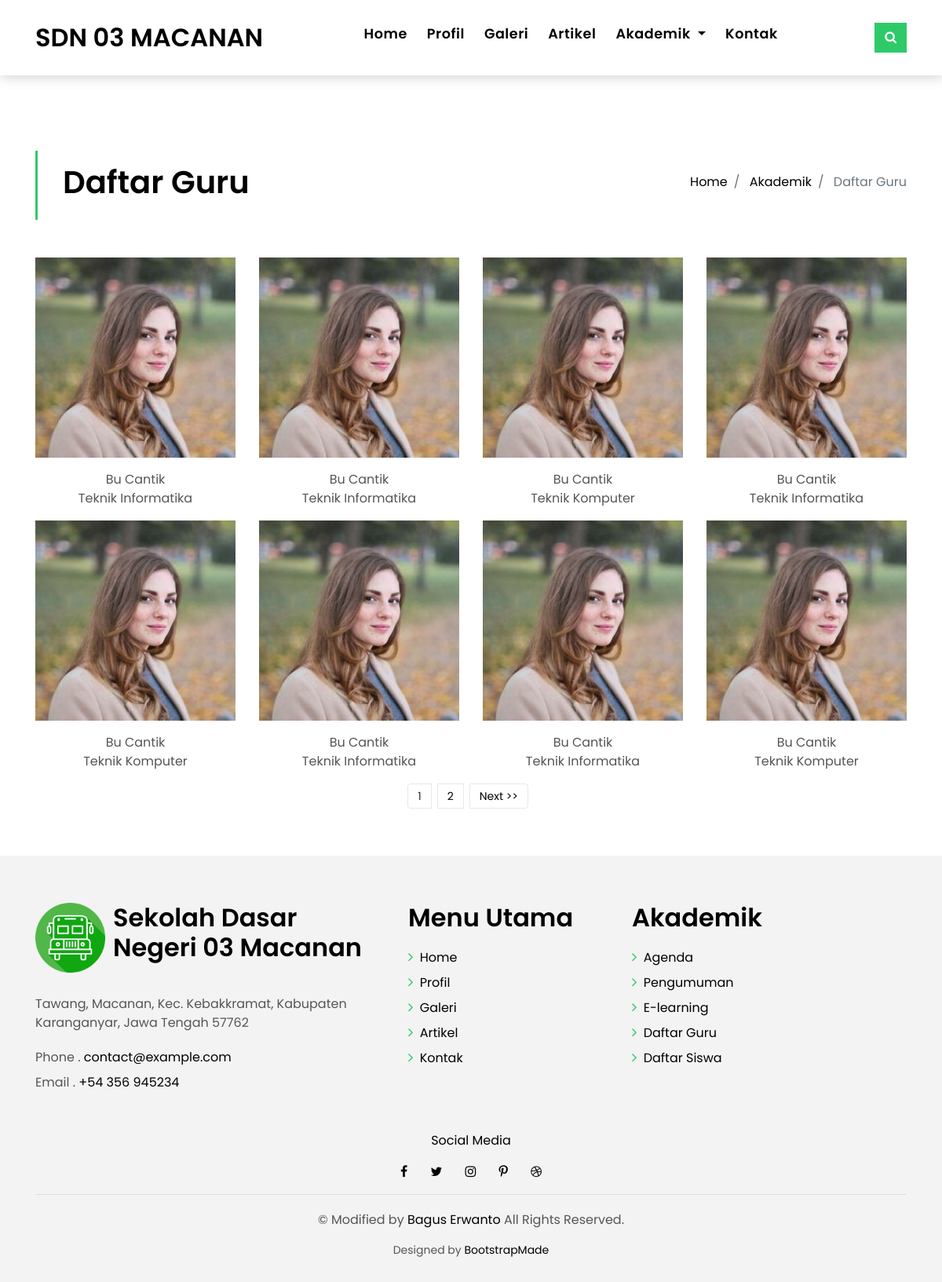
/index.php/guru, run on the app's committed database.
### tables this page shows
CREATE TABLE `tbl_guru` (
  `guru_id` int(11) NOT NULL,
  `guru_nip` varchar(30) DEFAULT NULL,
  `guru_nama` varchar(70) DEFAULT NULL,
  `guru_jenkel` varchar(2) DEFAULT NULL,
  `guru_tmp_lahir` varchar(80) DEFAULT NULL,
  `guru_tgl_lahir` varchar(80) DEFAULT NULL,
  `guru_mapel` varchar(120) DEFAULT NULL,
  `guru_photo` varchar(40) DEFAULT NULL,
  `guru_tgl_input` timestamp NULL DEFAULT current_timestamp()
);

### index.php (called while the page is built, shortened)
<?php
require_once BASEPATH.'core/CodeIgniter.php';

### application/models/M_guru.php (called while the page is built, shortened)
<?php
class M_guru extends CI_Model{
	function guru_perpage($offset,$limit){
		$hsl=$this->db->query("SELECT * FROM tbl_guru limit $offset,$limit");
		return $hsl;
	}
}

### application/views/depan/v_guru.php (the view, shortened to what this page needs)
<!DOCTYPE html>
<html lang="en">
<head>
    <link href="<?php echo base_url() . 'assets/lib/bootstrap/css/bootstrap.min.css' ?>" rel="stylesheet">
    <link href="<?php echo base_url() . 'assets/lib/font-awesome/css/font-awesome.min.css' ?>" rel="stylesheet">
    <link href="<?php echo base_url() . 'assets/lib/animate/animate.min.css' ?>" rel="stylesheet">
    <link href="<?php echo base_url() . 'assets/lib/ionicons/css/ionicons.min.css' ?>" rel="stylesheet">
    <link href="<?php echo base_url() . 'assets/lib/owlcarousel/assets/owl.carousel.min.css' ?>" rel="stylesheet">
    <link href="<?php echo base_url() . 'assets/css/style.css' ?>" rel="stylesheet">
</head>
<body>
    <nav class="navbar navbar-default navbar-expand-lg fixed-top navbar-reduce">
        <div class="container">
            <a class="navbar-brand-nav text-brand" href="<?php echo site_url(''); ?>" color-b>SDN 03 MACANAN</span></a>
            <div class="navbar-collapse collapse justify-content-center" id="navbarDefault">
                <ul class="navbar-nav">
                    <li class="nav-item">
                        <a class="nav-link" href="<?php echo site_url(''); ?>">Home</a>
                    </li>
                    <li class="nav-item">
                        <a class="nav-link" href="<?php echo site_url('about'); ?>">Profil</a>
                    </li>
                    <li class="nav-item">
                        <a class="nav-link" href="<?php echo site_url('galeri'); ?>">Galeri</a>
                    </li>
                    <li class="nav-item">
                        <a class="nav-link" href="<?php echo site_url('blog'); ?>">Artikel</a>
                    </li>
                    <li class="nav-item dropdown">
                        <a class="nav-link dropdown-toggle" href="#" id="navbarDropdown" role="button"
                            data-toggle="dropdown" aria-haspopup="true" aria-expanded="false">
                            Akademik
                        </a>
                    </li>
                    <li class="nav-item">
                        <a class="nav-link" href="<?php echo site_url('contact'); ?>">Kontak</a>
                    </li>
                </ul>
            </div>
            <button type="button" class="btn btn-b-n navbar-toggle-box-collapse d-none d-md-block"
                data-toggle="collapse" data-target="#navbarTogglerDemo01" aria-expanded="false">
                <span class="fa fa-search" aria-hidden="true"></span>
            </button>
        </div>
    </nav>
    <section class="intro-single">
        <div class="container">
            <div class="row">
                <div class="col-md-12 col-lg-8">
                    <div class="title-single-box">
                        <h1 class="title-single">Daftar Guru</h1>
                    </div>
                </div>
                <div class="col-md-12 col-lg-4">
                    <nav aria-label="breadcrumb" class="breadcrumb-box d-flex justify-content-lg-end">
                        <ol class="breadcrumb">
                            <li class="breadcrumb-item">
                                <a href="<?php echo site_url(''); ?>">Home</a>
                            </li>
                            <li class="breadcrumb-item">
                                <a href="#">Akademik </a>
                            </li>
                            <li class="breadcrumb-item active" aria-current="page">
                                Daftar Guru
                            </li>
                        </ol>
                    </nav>
                </div>
            </div>
        </div>
    </section>
    <section class="our-teachers">
        <div class="container">
            <div class="row">
                <?php foreach ($data->result() as $row) : ?>
                <div class="col-xs-12 col-sm-6 col-md-3">
                    <div class="admission_insruction">
                        <?php if (empty($row->guru_photo)) : ?>
                        <img src="<?php echo base_url() . 'assets/images/blank.png'; ?>" class="img-fluid" alt="#">
                        <?php else : ?>
                        <img src="<?php echo base_url() . 'assets/images/' . $row->guru_photo; ?>" class="img-fluid"
                            alt="#">
                        <?php endif; ?>
                        <p class="text-center mt-3"><span><?php echo $row->guru_nama; ?></span>
                            <br>
                            <?php echo $row->guru_mapel; ?></p>
                    </div>
                </div>
                <?php endforeach; ?>
            </div>
            <nav><?php echo $page; ?></nav>
        </div>
    </section>
    <section class="section-footer">
        <div class="container">
            <div class="row">
                <div class="col-sm-12 col-md-5">
                    <div class="widget-a">
                        <div class="w-header-a">
                            <img src="<?php echo base_url() . 'assets/img/sd.png' ?>" class="img-fluid"
                                style="float: left; margin-right: 10px; max-width: 20%;">
                            <h3 class="w-title-a text-brand">Sekolah Dasar Negeri 03 Macanan</h3></br>
                        </div>
                        <div class="w-body-a">
                            <p class="w-text-a color-text-a">
                                Tawang, Macanan, Kec. Kebakkramat, Kabupaten Karanganyar, Jawa Tengah 57762
                            </p>
                        </div>
                        <div class="w-footer-a">
                            <ul class="list-unstyled">
                                <li class="color-a">
                                    <span class="color-text-a">Phone .</span> contact@example.com</li>
                                <li class="color-a">
                                    <span class="color-text-a">Email .</span> +54 356 945234</li>
                            </ul>
                        </div>
                    </div>
                </div>
                <div class="col-sm-12 col-md-3 section-md-t3">
                    <div class="widget-a">
                        <div class="w-header-a">
                            <h3 class="w-title-a text-brand">Menu Utama</h3>
                        </div>
                        <div class="w-body-a">
                            <div class="w-body-a">
                                <ul class="list-unstyled">
                                    <li class="item-list-a">
                                        <i class="fa fa-angle-right"></i> <a href="<?php echo site_url(''); ?>">Home</a>
                                    </li>
                                    <li class="item-list-a">
                                        <i class="fa fa-angle-right"></i> <a
                                            href="<?php echo site_url('about'); ?>">Profil</a>
                                    </li>
                                    <li class="item-list-a">
                                        <i class="fa fa-angle-right"></i> <a
                                            href="<?php echo site_url('galeri'); ?>">Galeri</a>
                                    </li>
                                    <li class="item-list-a">
                                        <i class="fa fa-angle-right"></i> <a
                                            href="<?php echo site_url('blog'); ?>">Artikel</a>
                                    </li>
                                    <li class="item-list-a">
                                        <i class="fa fa-angle-right"></i> <a
                                            href="<?php echo site_url('contact'); ?>">Kontak</a>
                                    </li>
                                </ul>
                            </div>
                        </div>
                    </div>
                </div>
                <div class="col-sm-12 col-md-4 section-md-t3">
                    <div class="widget-a">
                        <div class="w-header-a">
                            <h3 class="w-title-a text-brand">Akademik</h3>
                        </div>
                        <div class="w-body-a">
                            <ul class="list-unstyled">
                                <li class="item-list-a">
                                    <i class="fa fa-angle-right"></i> <a
                                        href="<?php echo site_url('agenda'); ?>">Agenda</a>
                                </li>
                                <li class="item-list-a">
                                    <i class="fa fa-angle-right"></i> <a
                                        href="<?php echo site_url('pengumuman'); ?>">Pengumuman</a>
                                </li>
                                <li class="item-list-a">
                                    <i class="fa fa-angle-right"></i> <a
                                        href="<?php echo site_url('learning'); ?>">E-learning</a>
                                </li>
                                <li class="item-list-a">
                                    <i class="fa fa-angle-right"></i> <a href="<?php echo site_url('guru'); ?>">Daftar
                                        Guru</a>
                                </li>
                                <li class="item-list-a">
                                    <i class="fa fa-angle-right"></i> <a href="<?php echo site_url('siswa'); ?>">Daftar
                                        Siswa</a>
                                </li>
                            </ul>
                        </div>
                    </div>
                </div>
            </div>
        </div>
    </section>
    <footer>
        <div class="container">
            <div class="row">
                <div class="col-md-12">
                    <nav class="nav-footer">
                        <ul class="list-inline">
                            <li class="list-inline-item">
                                <a style="color: black;">Social Media</a>
                            </li>
                        </ul>
                    </nav>
                    <div class="socials-a">
                        <ul class="list-inline">
                            <li class="list-inline-item">
                                <a href="#">
                                    <i class="fa fa-facebook" aria-hidden="true"></i>
                                </a>
                            </li>
                            <li class="list-inline-item">
                                <a href="#">
                                    <i class="fa fa-twitter" aria-hidden="true"></i>
                                </a>
                            </li>
                            <li class="list-inline-item">
                                <a href="#">
                                    <i class="fa fa-instagram" aria-hidden="true"></i>
                                </a>
                            </li>
                            <li class="list-inline-item">
                                <a href="#">
                                    <i class="fa fa-pinterest-p" aria-hidden="true"></i>
                                </a>
                            </li>
                            <li class="list-inline-item">
                                <a href="#">
                                    <i class="fa fa-dribbble" aria-hidden="true"></i>
                                </a>
                            </li>
                        </ul>
                    </div>
                    <div class="copyright-footer">
                        <p class="copyright color-text-a">
                            &copy; Modified by
                            <span class="color-a"><a href="http://bagus-erwanto.epizy.com">Bagus Erwanto</a></span> All
                            Rights Reserved.
                        </p>
                    </div>
                    <div class="credits">
                        Designed by <a href="https://bootstrapmade.com/">BootstrapMade</a>
                    </div>
                </div>
            </div>
        </div>
    </footer>
</body>
</html>

### application/controllers/Guru.php (shortened to what this page needs)
<?php
class Guru extends CI_Controller
{
	function __construct()
	{
		$this->load->model('m_guru');
		$this->load->model('m_pengunjung');
	}
	function index()
	{
		$jum = $this->m_guru->guru();
		$page = $this->uri->segment(3);
		if (!$page) :
			$offset = 0;
		else :
			$offset = $page;
		endif;
		$limit = 8;
		$config['base_url'] = base_url() . 'guru/index/';
		$config['total_rows'] = $jum->num_rows();
		$config['per_page'] = $limit;
		$config['uri_segment'] = 3;
		$config['full_tag_open']    = '<div class="pagging text-center"><nav><ul class="pagination justify-content-center">';
		$config['full_tag_close']   = '</ul></nav></div>';
		$config['num_tag_open']     = '<li class="page-item"><span class="page-link">';
		$config['num_tag_close']    = '</span></li>';
		$config['cur_tag_open']     = '<li class="page-item"><span class="page-link">';
		$config['cur_tag_close']    = '<span class="sr-only">(current)</span></span></li>';
		$config['next_tag_open']    = '<li class="page-item"><span class="page-link">';
		$config['next_tagl_close']  = '<span aria-hidden="true">&raquo;</span></span></li>';
		$config['prev_tag_open']    = '<li class="page-item"><span class="page-link">';
		$config['prev_tagl_close']  = '</span>Next</li>';
		$config['first_tag_open']   = '<li class="page-item"><span class="page-link">';
		$config['first_tagl_close'] = '</span></li>';
		$config['last_tag_open']    = '<li class="page-item"><span class="page-link">';
		$config['last_tagl_close']  = '</span></li>';
		$config['first_link'] = 'Awal';
		$config['last_link'] = 'Akhir';
		$config['next_link'] = 'Next >>';
		$config['prev_link'] = '<< Prev';
		$this->pagination->initialize($config);
		$x['page'] = $this->pagination->create_links();
		$x['data'] = $this->m_guru->guru_perpage($offset, $limit);
		$this->load->view('depan/v_guru', $x);
	}
}

### data on the page
tbl_guru: guru_photo (picture), guru_nama "Bu Cantik", guru_mapel "Teknik Informatika"
tbl_guru: guru_photo (picture), guru_nama "Bu Cantik", guru_mapel "Teknik Informatika"
tbl_guru: guru_photo (picture), guru_nama "Bu Cantik", guru_mapel "Teknik Komputer"
tbl_guru: guru_photo (picture), guru_nama "Bu Cantik", guru_mapel "Teknik Informatika"
tbl_guru: guru_photo (picture), guru_nama "Bu Cantik", guru_mapel "Teknik Komputer"
tbl_guru: guru_photo (picture), guru_nama "Bu Cantik", guru_mapel "Teknik Informatika"
tbl_guru: guru_photo (picture), guru_nama "Bu Cantik", guru_mapel "Teknik Informatika"
tbl_guru: guru_photo (picture), guru_nama "Bu Cantik", guru_mapel "Teknik Komputer"

### other printed values
$page "1 2 Next >>"
